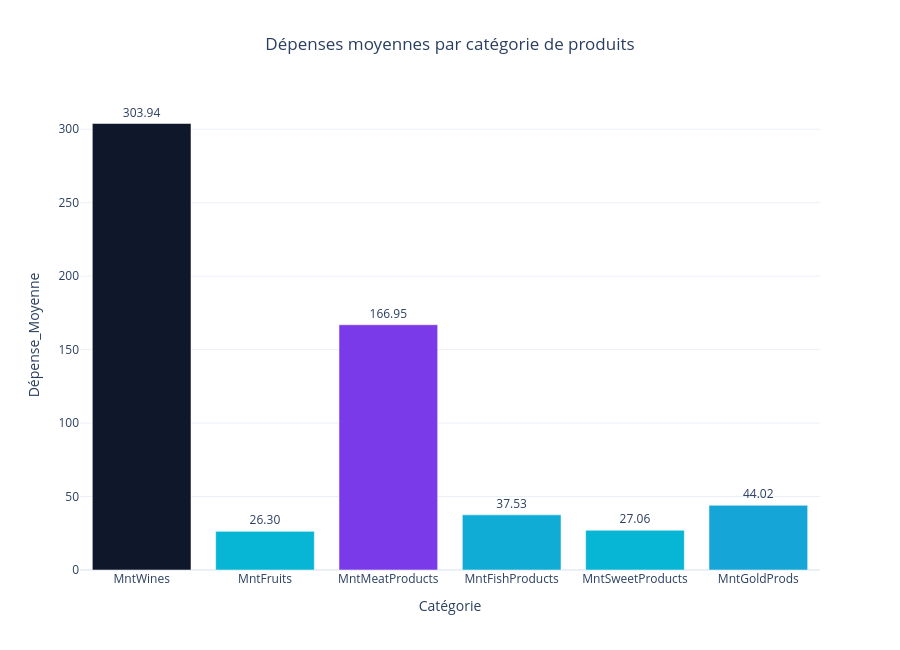

Notebook code for this chart:
### Markdown cell above
<div style="
    display:inline-block;
    border-left:5px solid #06B6D4;
    background:#ECFEFF;
    padding:10px 14px;
    border-radius:10px;
    font-family:Segoe UI;
    margin-top:15px;
    margin-bottom:10px;
    box-shadow:0 2px 8px rgba(15,23,42,0.06);
">

<h3 style="
    margin:0;
    color:#0F172A;
    font-size:18px;
    font-weight:600;
">
 •	Comportements d'achat
</h3>

</div>

### Code cell
# ============================================
# DÉPENSES PAR CATÉGORIE
# ============================================

spending_columns = [
    "MntWines",
    "MntFruits",
    "MntMeatProducts",
    "MntFishProducts",
    "MntSweetProducts",
    "MntGoldProds"
]

spending_means = (
    df[spending_columns]
    .mean()
    .reset_index()
)

spending_means.columns = ["Catégorie", "Dépense_Moyenne"]

fig = px.bar(
    spending_means,
    x="Catégorie",
    y="Dépense_Moyenne",
    color="Dépense_Moyenne",
    text="Dépense_Moyenne",
    color_continuous_scale=["#06B6D4", "#7C3AED", "#0F172A"],
    title="Dépenses moyennes par catégorie de produits"
)

fig.update_traces(
    texttemplate='%{text:.2f}',
    textposition='outside'
)

fig.update_layout(
    template="plotly_white",
    height=650,
    title_x=0.5,
    coloraxis_showscale=False
)

fig.show()

### Figure 1 — Plotly figure (JSON) as saved in the notebook; plotly's stock layout.template omitted (floating-point values rounded to 4 significant figures)
{"data": [{"hovertemplate": "Catégorie=%{x}<br>Dépense_Moyenne=%{marker.color}<extra></extra>", "legendgroup": "", "marker": {"color": [303.9, 26.3, 166.9, 37.53, 27.06, 44.02], "coloraxis": "coloraxis", "pattern": {"shape": ""}}, "name": "", "orientation": "v", "showlegend": false, "text": [303.9, 26.3, 166.9, 37.53, 27.06, 44.02], "textposition": "outside", "texttemplate": "%{text:.2f}", "type": "bar", "x": ["MntWines", "MntFruits", "MntMeatProducts", "MntFishProducts", "MntSweetProducts", "MntGoldProds"], "xaxis": "x", "y": [303.9, 26.3, 166.9, 37.53, 27.06, 44.02], "yaxis": "y"}], "layout": {"barmode": "relative", "coloraxis": {"colorbar": {"title": {"text": "Dépense_Moyenne"}}, "colorscale": [[0, "#06B6D4"], [0.5, "#7C3AED"], [1, "#0F172A"]], "showscale": false}, "height": 650, "legend": {"tracegroupgap": 0}, "title": {"text": "Dépenses moyennes par catégorie de produits", "x": 0.5}, "xaxis": {"anchor": "y", "domain": [0, 1], "title": {"text": "Catégorie"}}, "yaxis": {"anchor": "x", "domain": [0, 1], "title": {"text": "Dépense_Moyenne"}}}}
